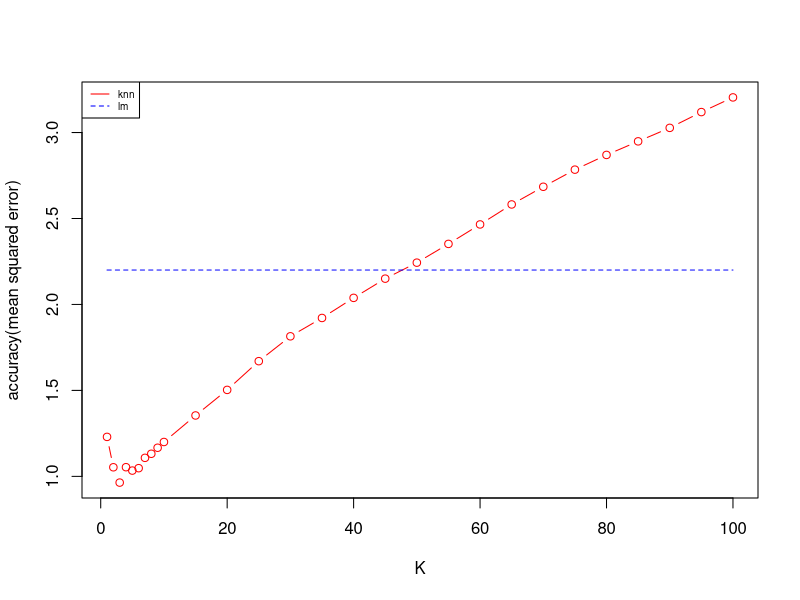

Source code (R):
## ---- chunk 1
# Clear entire workspace
rm(list=ls())

# l2 norm distance
mydist <- function(x1, x2) {
    #data <- t(apply(x2, 1, function(x) x-x1))
    data <- sweep(x2, 2, x1);
    return (sqrt(apply((data)^2, 1, sum)))
}

# Get most frequent 
getmode <- function(v) {
   uniqv <- unique(v)
   uniqv[which.max(tabulate(match(v, uniqv)))]
}

# KNN
myknn <- function(xtest, xtrain, ytrain, k) {
    # Initialte a vector for storing results.
    result <- rep(0, times = nrow(xtest))
    for( c in (1:nrow(xtest)))
    {
      dimMatrix <- mydist(xtest[c,],xtrain)
      # Sort by indices and take the order of them (top k)
      top_indices = order(dimMatrix, decreasing=FALSE)[1:k]
      result[c] <- mean(ytrain[top_indices])
    }
    return <- result
}
## ---- chunk 2

# This section is only a test of functionality of myknn.
# xtest is 2 by 5 matrix
xtest <- matrix(1:10, ncol=5, byrow=TRUE)
# xtrain is 20 by 5 matrix
xtrain <- matrix(1:100, ncol=5, byrow=TRUE)
# ytrain is 20 length vector
ytrain <- c(1,0,1,0,1,0,1,0,1,0,1,0,1,0,1,0,1,0,1,0)

# a is expected as a 2 length vector
a<- myknn(xtest, xtrain, ytrain, 3)
print(a)
## ---- chunk 3
# Initialize random seed
set.seed(1)

# Use library MASS for generating multi dimension normal distribution
library(MASS)

# Mean
my_mean <- c(1,2,3,4,5)
my_var <- matrix(rep(0, 25), nrow=5, ncol=5)
for( i in c(1:5))
{
  for(j in c(1:5))
  {
    my_var[i,j] = 0.5^(abs(i-j))
  }
}

x <- mvrnorm(1000,my_mean,my_var)

y <- x[,1]+x[,2]+(x[,3]-2.5)^2+rnorm(1,0,1)
## ---- chunk 4
print(x[1:3,])
print(y[1:3])
## ---- chunk 5
split_count <- 400
x_train <- x[1:split_count,]
x_test <- x[(split_count+1):1000,]
y_train <- y[1:split_count]
y_test <- y[(split_count+1):1000]

predictions <- myknn(x_test, x_train, y_train, 5)
## ---- chunk 6
sum((predictions - y_test)^2)/600

## ---- chunk 7
k_collection <- c(1,2,3,4,5,6,7,8,9,10,15,20,25,30,35,40,45,50,55,60,65,70,75,80,85,90,95,100)

y_collection <- rep(0, times = length(k_collection))


# Collecting MSE for different k
y_index <- 1

for(k in k_collection)
{
  predictions <- myknn(x_test, x_train, y_train, k)
  y_collection[y_index] <- sum((predictions - y_test)^2)/600
  y_index <- y_index+1
}

# Fit data with a linear model.
myfit <- lm(y_train~x_train)

xtest.df <- data.frame(x_train=I(x_test))
lmprediction <- predict(myfit, newdata=xtest.df)

lm.mse <- sum((y_test- lmprediction)^2)/nrow(x_test)

lm_benchmark = rep(lm.mse, times = length(k_collection))

# Plot data. y_collection is mse of knn and lm_benchmark is mse of linear model.
plot(k_collection, y_collection,type="b", xlab = "K", ylab="accuracy(mean squared error)", col ="red", lty = 1)

lines(k_collection, lm_benchmark, type="l", col="blue", lty=2)
legend("topleft", cex=.6, c("knn", "lm"), col=c("red", "blue"), lty=1:2)
## ---- chunk 8
rm(list=ls())

# Calculate gradient
gradient <- function (x, y, beta)
{
  return <- as.vector(t(x%*%beta-y)%*%x/nrow(x))
}

# optimization function
mylm_g <- function(X, Y, delta, epsilon, maxiter)
{
  beta <- rep(0, times=ncol(X))
  epsilon <- rep(epsilon, times=ncol(X))
  iter <- 0
  for(i in c(1:maxiter)){
    oldBeta <- beta;

    newBeta <- oldBeta - gradient(X,Y,oldBeta)*delta
    
    if(all(newBeta-oldBeta < epsilon))
    {
      
      cat("stopped after", i, "iterations", "\n")
      break;
    }
    beta<-newBeta
    
  }
  return <- beta;
}

## ---- chunk 9

library(mlbench)
data(BostonHousing2)
X = BostonHousing2[, !(colnames(BostonHousing2) %in% c("medv", "town", "tract", "cmedv"))]
X = data.matrix(X)
X = scale(X)
Y = as.vector(scale(BostonHousing2$cmedv))
beta = rep(0, times=15)

result <- mylm_g(X, Y, 0.1, 0.000001, 10000)

print(result)

# Compare with build-in lm() function
myfit <- lm(Y~X)
print(myfit)
## ---- chunk 10
library(mlbench)
data(BostonHousing2)
X = BostonHousing2[, !(colnames(BostonHousing2) %in% c("medv", "town", "tract", "cmedv"))]
X = data.matrix(X)
Y = as.vector(BostonHousing2$cmedv)
beta = rep(0, times=15)

result <- mylm_g(X, Y, 0.000001, 0.000001, 100000)

print(result)

# Compare with build-in lm() function
myfit <- lm(Y~X)
print(myfit)
